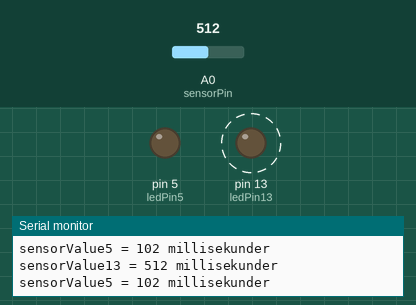
Simulated run of this sketch. Board: Arduino Uno, built with avr-gcc and run on an emulated ATmega328P. Shown: output pins drawn as LEDs (lit = HIGH), the last lines printed to the serial monitor. Dashed ring = blinking. Inputs (shaded band) come from the test bench; at power-on: A0 (sensorPin) = 512.

Above: at 2.0 s.
2.1 s: A0 (sensorPin) set to 122
At 2.31 s:
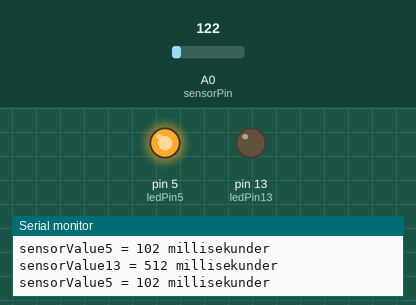
At 2.82 s:
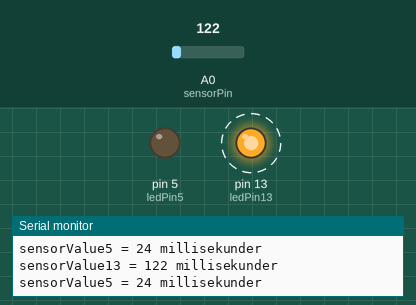
5.6 s: A0 (sensorPin) set to 0
Timing chart, 0 to 8.6 s (numbered marks = the images above; inputs shaded):
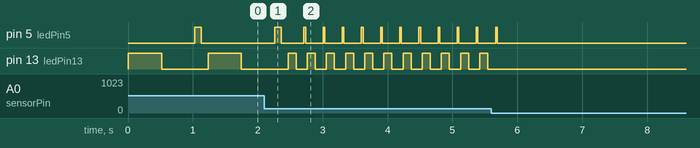

The sketch:

Projekt_04-Potentiometer-ovn1.ino
```cpp
/******************************************
    Projekt 4 - Potentiometer övn 1
*******************************************/

// Variabler
int sensorPin = A0;
int ledPin13  = 13;
int ledPin5   = 5;
int sensorValue = 0;

void setup()
{
  pinMode(ledPin13, OUTPUT);
  pinMode(ledPin5, OUTPUT);

  // för att visa info/data på monitorn.
  Serial.begin(9600);
}

void loop()
{
  sensorValue = analogRead(sensorPin);

  // visar data på monitorn
  Serial.print("sensorValue13 = ");
  Serial.print(sensorValue);
  Serial.println(" millisekunder");

  Serial.print("sensorValue5 = ");
  Serial.print(sensorValue/5);
  Serial.println(" millisekunder");

  digitalWrite(ledPin13, HIGH);
  delay(sensorValue);
  digitalWrite(ledPin13, LOW);
  delay(sensorValue);

  digitalWrite(ledPin5, HIGH);
  delay(sensorValue/5);
  digitalWrite(ledPin5, LOW);
  delay(sensorValue/5);
}
```

Measured:
- after the input at 2.1 s, pin 13 (ledPin13): alternates HIGH for 0.12 s and LOW for 0.17 s, starting after 0.49 s
- after the input at 5.6 s, pin 5 (ledPin5): goes on until 5.7 s, then stays LOW; pin 13 (ledPin13): stops changing and stays LOW
- by itself, pin 13 (ledPin13): alternates HIGH for 0.51 s and LOW for 0.72 s
